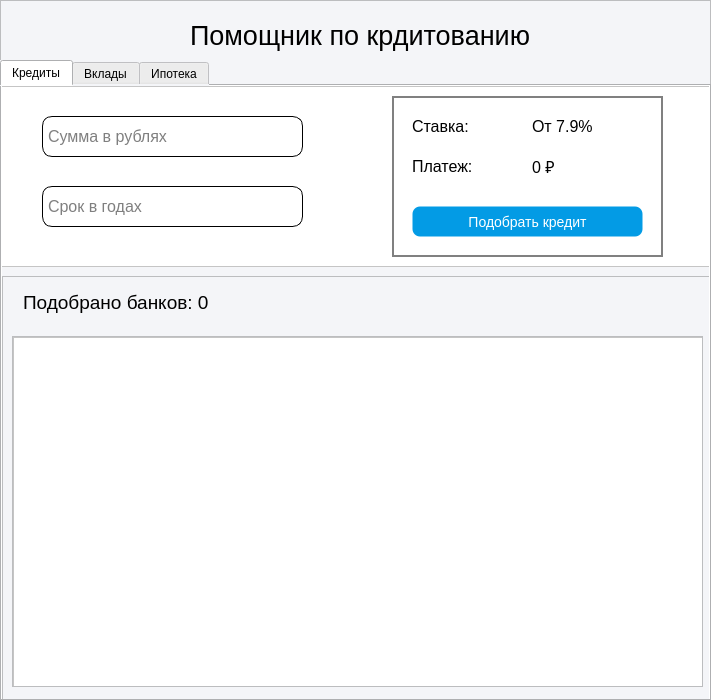
<?xml version="1.0" encoding="UTF-8"?>
<ui version="4.0">
 <class>MainWindow</class>
 <widget class="QMainWindow" name="MainWindow">
  <property name="geometry">
   <rect>
    <x>0</x>
    <y>0</y>
    <width>711</width>
    <height>700</height>
   </rect>
  </property>
  <property name="maximumSize">
   <size>
    <width>711</width>
    <height>700</height>
   </size>
  </property>
  <property name="windowTitle">
   <string>MainWindow</string>
  </property>
  <widget class="QWidget" name="centralwidget">
   <property name="minimumSize">
    <size>
     <width>711</width>
     <height>700</height>
    </size>
   </property>
   <property name="maximumSize">
    <size>
     <width>543</width>
     <height>16777215</height>
    </size>
   </property>
   <widget class="QWidget" name="gridLayoutWidget">
    <property name="geometry">
     <rect>
      <x>-1</x>
      <y>-1</y>
      <width>713</width>
      <height>551</height>
     </rect>
    </property>
    <layout class="QGridLayout" name="gridLayout"/>
   </widget>
   <widget class="QFrame" name="frame">
    <property name="geometry">
     <rect>
      <x>0</x>
      <y>0</y>
      <width>711</width>
      <height>701</height>
     </rect>
    </property>
    <property name="minimumSize">
     <size>
      <width>711</width>
      <height>543</height>
     </size>
    </property>
    <property name="autoFillBackground">
     <bool>false</bool>
    </property>
    <property name="styleSheet">
     <string notr="true">background-color: #f4f5f8;</string>
    </property>
    <property name="frameShape">
     <enum>QFrame::StyledPanel</enum>
    </property>
    <property name="frameShadow">
     <enum>QFrame::Raised</enum>
    </property>
    <widget class="QLabel" name="label">
     <property name="geometry">
      <rect>
       <x>190</x>
       <y>20</y>
       <width>341</width>
       <height>31</height>
      </rect>
     </property>
     <property name="font">
      <font>
       <family>Arial</family>
       <pointsize>20</pointsize>
      </font>
     </property>
     <property name="text">
      <string>Помощник по крдитованию</string>
     </property>
    </widget>
    <widget class="QTabWidget" name="tab_menu">
     <property name="geometry">
      <rect>
       <x>0</x>
       <y>60</y>
       <width>711</width>
       <height>641</height>
      </rect>
     </property>
     <property name="minimumSize">
      <size>
       <width>711</width>
       <height>0</height>
      </size>
     </property>
     <property name="currentIndex">
      <number>0</number>
     </property>
     <widget class="QWidget" name="tab_credit">
      <attribute name="title">
       <string>Кредиты</string>
      </attribute>
      <widget class="QFrame" name="frame_3">
       <property name="geometry">
        <rect>
         <x>-10</x>
         <y>0</y>
         <width>721</width>
         <height>181</height>
        </rect>
       </property>
       <property name="styleSheet">
        <string notr="true">background-color: white;</string>
       </property>
       <property name="frameShape">
        <enum>QFrame::StyledPanel</enum>
       </property>
       <property name="frameShadow">
        <enum>QFrame::Raised</enum>
       </property>
       <widget class="QLineEdit" name="credit_sum">
        <property name="geometry">
         <rect>
          <x>50</x>
          <y>30</y>
          <width>261</width>
          <height>41</height>
         </rect>
        </property>
        <property name="font">
         <font>
          <pointsize>-1</pointsize>
         </font>
        </property>
        <property name="styleSheet">
         <string notr="true">color: black;
border: 1px solid black;
border-radius: 10px;
padding: 3px;
font-size: 16px;</string>
        </property>
        <property name="text">
         <string/>
        </property>
        <property name="alignment">
         <set>Qt::AlignLeading|Qt::AlignLeft|Qt::AlignVCenter</set>
        </property>
        <property name="placeholderText">
         <string>Сумма в рублях</string>
        </property>
       </widget>
       <widget class="QLineEdit" name="credit_year">
        <property name="geometry">
         <rect>
          <x>50</x>
          <y>100</y>
          <width>261</width>
          <height>41</height>
         </rect>
        </property>
        <property name="font">
         <font>
          <pointsize>-1</pointsize>
         </font>
        </property>
        <property name="styleSheet">
         <string notr="true">color: black;
border: 1px solid black;
border-radius: 10px;
padding: 3px;
font-size: 16px;</string>
        </property>
        <property name="text">
         <string/>
        </property>
        <property name="alignment">
         <set>Qt::AlignLeading|Qt::AlignLeft|Qt::AlignVCenter</set>
        </property>
        <property name="placeholderText">
         <string>Cрок в годах</string>
        </property>
       </widget>
       <widget class="QFrame" name="frame_5">
        <property name="geometry">
         <rect>
          <x>400</x>
          <y>10</y>
          <width>271</width>
          <height>161</height>
         </rect>
        </property>
        <property name="styleSheet">
         <string notr="true">border: 2px solid grey;</string>
        </property>
        <property name="frameShape">
         <enum>QFrame::StyledPanel</enum>
        </property>
        <property name="frameShadow">
         <enum>QFrame::Raised</enum>
        </property>
        <widget class="QLabel" name="label_2">
         <property name="geometry">
          <rect>
           <x>20</x>
           <y>20</y>
           <width>61</width>
           <height>21</height>
          </rect>
         </property>
         <property name="styleSheet">
          <string notr="true">border:none;
font-size: 16px;</string>
         </property>
         <property name="text">
          <string>Ставка:</string>
         </property>
        </widget>
        <widget class="QLabel" name="label_3">
         <property name="geometry">
          <rect>
           <x>140</x>
           <y>20</y>
           <width>71</width>
           <height>21</height>
          </rect>
         </property>
         <property name="styleSheet">
          <string notr="true">border:none;
font-size: 16px;</string>
         </property>
         <property name="text">
          <string>От 7.9%</string>
         </property>
        </widget>
        <widget class="QLabel" name="label_4">
         <property name="geometry">
          <rect>
           <x>20</x>
           <y>60</y>
           <width>71</width>
           <height>21</height>
          </rect>
         </property>
         <property name="styleSheet">
          <string notr="true">border:none;
font-size: 16px;</string>
         </property>
         <property name="text">
          <string>Платеж:</string>
         </property>
        </widget>
        <widget class="QLabel" name="credit_payment">
         <property name="geometry">
          <rect>
           <x>140</x>
           <y>60</y>
           <width>121</width>
           <height>21</height>
          </rect>
         </property>
         <property name="styleSheet">
          <string notr="true">border:none;
font-size: 16px;</string>
         </property>
         <property name="text">
          <string>0 ₽</string>
         </property>
        </widget>
        <widget class="QPushButton" name="btn_credit">
         <property name="geometry">
          <rect>
           <x>20</x>
           <y>110</y>
           <width>231</width>
           <height>31</height>
          </rect>
         </property>
         <property name="styleSheet">
          <string notr="true">border: 1px solid transparent;
background-color: rgb(3, 155, 229);
border-radius: 8px;
color: white;
font-size: 14px;

</string>
         </property>
         <property name="text">
          <string>Подобрать кредит</string>
         </property>
        </widget>
       </widget>
      </widget>
      <widget class="QFrame" name="frame_2">
       <property name="geometry">
        <rect>
         <x>0</x>
         <y>190</y>
         <width>711</width>
         <height>431</height>
        </rect>
       </property>
       <property name="frameShape">
        <enum>QFrame::StyledPanel</enum>
       </property>
       <property name="frameShadow">
        <enum>QFrame::Raised</enum>
       </property>
       <widget class="QLabel" name="credit_banks">
        <property name="geometry">
         <rect>
          <x>21</x>
          <y>11</y>
          <width>231</width>
          <height>31</height>
         </rect>
        </property>
        <property name="font">
         <font>
          <family>Arial</family>
          <pointsize>14</pointsize>
         </font>
        </property>
        <property name="text">
         <string>Подобрано банков: 0</string>
        </property>
       </widget>
       <widget class="QWidget" name="verticalLayoutWidget_3">
        <property name="geometry">
         <rect>
          <x>10</x>
          <y>60</y>
          <width>691</width>
          <height>351</height>
         </rect>
        </property>
        <layout class="QVBoxLayout" name="scroll_widget_3">
         <item>
          <widget class="QScrollArea" name="scrollArea_3">
           <property name="widgetResizable">
            <bool>true</bool>
           </property>
           <widget class="QWidget" name="scrollAreaWidgetContents_3">
            <property name="geometry">
             <rect>
              <x>0</x>
              <y>0</y>
              <width>687</width>
              <height>347</height>
             </rect>
            </property>
            <widget class="QFrame" name="frame_31">
             <property name="geometry">
              <rect>
               <x>0</x>
               <y>0</y>
               <width>691</width>
               <height>351</height>
              </rect>
             </property>
             <property name="styleSheet">
              <string notr="true">background-color: white;</string>
             </property>
             <property name="frameShape">
              <enum>QFrame::StyledPanel</enum>
             </property>
             <property name="frameShadow">
              <enum>QFrame::Raised</enum>
             </property>
            </widget>
           </widget>
          </widget>
         </item>
        </layout>
       </widget>
      </widget>
     </widget>
     <widget class="QWidget" name="tab_deposit">
      <attribute name="title">
       <string>Вклады</string>
      </attribute>
      <widget class="QFrame" name="frame_4">
       <property name="geometry">
        <rect>
         <x>-10</x>
         <y>0</y>
         <width>721</width>
         <height>201</height>
        </rect>
       </property>
       <property name="styleSheet">
        <string notr="true">background-color: white;</string>
       </property>
       <property name="frameShape">
        <enum>QFrame::StyledPanel</enum>
       </property>
       <property name="frameShadow">
        <enum>QFrame::Raised</enum>
       </property>
       <widget class="QLineEdit" name="deposit_sum">
        <property name="geometry">
         <rect>
          <x>50</x>
          <y>30</y>
          <width>261</width>
          <height>41</height>
         </rect>
        </property>
        <property name="font">
         <font>
          <pointsize>-1</pointsize>
         </font>
        </property>
        <property name="styleSheet">
         <string notr="true">color: black;
border: 1px solid black;
border-radius: 10px;
padding: 3px;
font-size: 16px;</string>
        </property>
        <property name="text">
         <string/>
        </property>
        <property name="alignment">
         <set>Qt::AlignLeading|Qt::AlignLeft|Qt::AlignVCenter</set>
        </property>
        <property name="placeholderText">
         <string>Сумма в рублях</string>
        </property>
       </widget>
       <widget class="QLineEdit" name="deposit_year">
        <property name="geometry">
         <rect>
          <x>50</x>
          <y>100</y>
          <width>261</width>
          <height>41</height>
         </rect>
        </property>
        <property name="font">
         <font>
          <pointsize>-1</pointsize>
         </font>
        </property>
        <property name="styleSheet">
         <string notr="true">color: black;
border: 1px solid black;
border-radius: 10px;
padding: 3px;
font-size: 16px;</string>
        </property>
        <property name="text">
         <string/>
        </property>
        <property name="alignment">
         <set>Qt::AlignLeading|Qt::AlignLeft|Qt::AlignVCenter</set>
        </property>
        <property name="placeholderText">
         <string>Cрок в месяцах</string>
        </property>
       </widget>
       <widget class="QFrame" name="frame_6">
        <property name="geometry">
         <rect>
          <x>400</x>
          <y>10</y>
          <width>271</width>
          <height>161</height>
         </rect>
        </property>
        <property name="styleSheet">
         <string notr="true">border: 2px solid grey;</string>
        </property>
        <property name="frameShape">
         <enum>QFrame::StyledPanel</enum>
        </property>
        <property name="frameShadow">
         <enum>QFrame::Raised</enum>
        </property>
        <widget class="QLabel" name="label_6">
         <property name="geometry">
          <rect>
           <x>20</x>
           <y>20</y>
           <width>61</width>
           <height>21</height>
          </rect>
         </property>
         <property name="styleSheet">
          <string notr="true">border:none;
font-size: 16px;</string>
         </property>
         <property name="text">
          <string>Ставка:</string>
         </property>
        </widget>
        <widget class="QLabel" name="label_7">
         <property name="geometry">
          <rect>
           <x>140</x>
           <y>20</y>
           <width>71</width>
           <height>21</height>
          </rect>
         </property>
         <property name="styleSheet">
          <string notr="true">border:none;
font-size: 16px;</string>
         </property>
         <property name="text">
          <string>До 10%</string>
         </property>
        </widget>
        <widget class="QLabel" name="label_8">
         <property name="geometry">
          <rect>
           <x>20</x>
           <y>60</y>
           <width>51</width>
           <height>21</height>
          </rect>
         </property>
         <property name="styleSheet">
          <string notr="true">border:none;
font-size: 16px;</string>
         </property>
         <property name="text">
          <string>Доход:</string>
         </property>
        </widget>
        <widget class="QLabel" name="deposit_payment">
         <property name="geometry">
          <rect>
           <x>140</x>
           <y>60</y>
           <width>121</width>
           <height>21</height>
          </rect>
         </property>
         <property name="styleSheet">
          <string notr="true">border:none;
font-size: 16px;</string>
         </property>
         <property name="text">
          <string>0 ₽</string>
         </property>
        </widget>
        <widget class="QPushButton" name="btn_deposit">
         <property name="geometry">
          <rect>
           <x>20</x>
           <y>110</y>
           <width>231</width>
           <height>31</height>
          </rect>
         </property>
         <property name="autoFillBackground">
          <bool>false</bool>
         </property>
         <property name="styleSheet">
          <string notr="true">border: 1px solid transparent;
background-color: rgb(3, 155, 229);
border-radius: 8px;
color: white;
font-size: 14px;

</string>
         </property>
         <property name="text">
          <string>Подобрать вклад</string>
         </property>
        </widget>
       </widget>
      </widget>
      <widget class="QFrame" name="frame_27">
       <property name="geometry">
        <rect>
         <x>0</x>
         <y>190</y>
         <width>711</width>
         <height>431</height>
        </rect>
       </property>
       <property name="frameShape">
        <enum>QFrame::StyledPanel</enum>
       </property>
       <property name="frameShadow">
        <enum>QFrame::Raised</enum>
       </property>
       <widget class="QLabel" name="deposit_banks">
        <property name="geometry">
         <rect>
          <x>11</x>
          <y>31</y>
          <width>241</width>
          <height>31</height>
         </rect>
        </property>
        <property name="font">
         <font>
          <family>Arial</family>
          <pointsize>14</pointsize>
         </font>
        </property>
        <property name="text">
         <string>Подобрано банков: 0</string>
        </property>
       </widget>
       <widget class="QWidget" name="verticalLayoutWidget_2">
        <property name="geometry">
         <rect>
          <x>10</x>
          <y>70</y>
          <width>691</width>
          <height>341</height>
         </rect>
        </property>
        <layout class="QVBoxLayout" name="scroll_widget_2">
         <item>
          <widget class="QScrollArea" name="scrollArea_2">
           <property name="widgetResizable">
            <bool>true</bool>
           </property>
           <widget class="QWidget" name="scrollAreaWidgetContents_2">
            <property name="geometry">
             <rect>
              <x>0</x>
              <y>0</y>
              <width>687</width>
              <height>337</height>
             </rect>
            </property>
            <widget class="QFrame" name="frame_30">
             <property name="geometry">
              <rect>
               <x>-1</x>
               <y>-1</y>
               <width>691</width>
               <height>341</height>
              </rect>
             </property>
             <property name="styleSheet">
              <string notr="true">background-color: white;</string>
             </property>
             <property name="frameShape">
              <enum>QFrame::StyledPanel</enum>
             </property>
             <property name="frameShadow">
              <enum>QFrame::Raised</enum>
             </property>
            </widget>
           </widget>
          </widget>
         </item>
        </layout>
       </widget>
      </widget>
     </widget>
     <widget class="QWidget" name="mortgage">
      <attribute name="title">
       <string>Ипотека</string>
      </attribute>
      <widget class="QFrame" name="frame_7">
       <property name="geometry">
        <rect>
         <x>0</x>
         <y>0</y>
         <width>701</width>
         <height>251</height>
        </rect>
       </property>
       <property name="styleSheet">
        <string notr="true">background-color: white;</string>
       </property>
       <property name="frameShape">
        <enum>QFrame::StyledPanel</enum>
       </property>
       <property name="frameShadow">
        <enum>QFrame::Raised</enum>
       </property>
       <widget class="QLineEdit" name="mortgage_sum">
        <property name="geometry">
         <rect>
          <x>50</x>
          <y>30</y>
          <width>261</width>
          <height>41</height>
         </rect>
        </property>
        <property name="font">
         <font>
          <pointsize>-1</pointsize>
         </font>
        </property>
        <property name="styleSheet">
         <string notr="true">color: black;
border: 1px solid black;
border-radius: 10px;
padding: 3px;
font-size: 16px;</string>
        </property>
        <property name="text">
         <string/>
        </property>
        <property name="alignment">
         <set>Qt::AlignLeading|Qt::AlignLeft|Qt::AlignVCenter</set>
        </property>
        <property name="placeholderText">
         <string>Сумма в рублях</string>
        </property>
       </widget>
       <widget class="QLineEdit" name="mortgage_year">
        <property name="geometry">
         <rect>
          <x>50</x>
          <y>100</y>
          <width>261</width>
          <height>41</height>
         </rect>
        </property>
        <property name="font">
         <font>
          <pointsize>-1</pointsize>
         </font>
        </property>
        <property name="styleSheet">
         <string notr="true">color: black;
border: 1px solid black;
border-radius: 10px;
padding: 3px;
font-size: 16px;</string>
        </property>
        <property name="text">
         <string/>
        </property>
        <property name="alignment">
         <set>Qt::AlignLeading|Qt::AlignLeft|Qt::AlignVCenter</set>
        </property>
        <property name="placeholderText">
         <string>Cрок в годах</string>
        </property>
       </widget>
       <widget class="QFrame" name="frame_8">
        <property name="geometry">
         <rect>
          <x>380</x>
          <y>30</y>
          <width>301</width>
          <height>191</height>
         </rect>
        </property>
        <property name="styleSheet">
         <string notr="true">border: 2px solid grey;</string>
        </property>
        <property name="frameShape">
         <enum>QFrame::StyledPanel</enum>
        </property>
        <property name="frameShadow">
         <enum>QFrame::Raised</enum>
        </property>
        <widget class="QLabel" name="label_10">
         <property name="geometry">
          <rect>
           <x>20</x>
           <y>20</y>
           <width>61</width>
           <height>21</height>
          </rect>
         </property>
         <property name="styleSheet">
          <string notr="true">border:none;
font-size: 16px;</string>
         </property>
         <property name="text">
          <string>Ставка:</string>
         </property>
        </widget>
        <widget class="QLabel" name="label_11">
         <property name="geometry">
          <rect>
           <x>170</x>
           <y>20</y>
           <width>71</width>
           <height>21</height>
          </rect>
         </property>
         <property name="styleSheet">
          <string notr="true">border:none;
font-size: 16px;</string>
         </property>
         <property name="text">
          <string>От 4.5%</string>
         </property>
        </widget>
        <widget class="QLabel" name="label_12">
         <property name="geometry">
          <rect>
           <x>20</x>
           <y>100</y>
           <width>71</width>
           <height>21</height>
          </rect>
         </property>
         <property name="styleSheet">
          <string notr="true">border:none;
font-size: 16px;</string>
         </property>
         <property name="text">
          <string>Платеж:</string>
         </property>
        </widget>
        <widget class="QLabel" name="label_13">
         <property name="geometry">
          <rect>
           <x>180</x>
           <y>100</y>
           <width>111</width>
           <height>21</height>
          </rect>
         </property>
         <property name="styleSheet">
          <string notr="true">border:none;
font-size: 16px;</string>
         </property>
         <property name="text">
          <string>0 ₽</string>
         </property>
        </widget>
        <widget class="QPushButton" name="btn_mortgage">
         <property name="geometry">
          <rect>
           <x>40</x>
           <y>140</y>
           <width>231</width>
           <height>31</height>
          </rect>
         </property>
         <property name="styleSheet">
          <string notr="true">border: 1px solid transparent;
background-color: rgb(3, 155, 229);
border-radius: 8px;
color: white;
font-size: 14px;

</string>
         </property>
         <property name="text">
          <string>Подобрать ипотеку</string>
         </property>
        </widget>
        <widget class="QLabel" name="label_53">
         <property name="geometry">
          <rect>
           <x>20</x>
           <y>60</y>
           <width>121</width>
           <height>21</height>
          </rect>
         </property>
         <property name="styleSheet">
          <string notr="true">border:none;
font-size: 16px;</string>
         </property>
         <property name="text">
          <string>Сумма кредита:</string>
         </property>
        </widget>
        <widget class="QLabel" name="mortgage_sumKredita">
         <property name="geometry">
          <rect>
           <x>170</x>
           <y>60</y>
           <width>121</width>
           <height>21</height>
          </rect>
         </property>
         <property name="styleSheet">
          <string notr="true">border:none;
font-size: 16px;</string>
         </property>
         <property name="text">
          <string>10000000 ₽</string>
         </property>
        </widget>
       </widget>
       <widget class="QLineEdit" name="mortgage_vznos">
        <property name="geometry">
         <rect>
          <x>50</x>
          <y>170</y>
          <width>261</width>
          <height>41</height>
         </rect>
        </property>
        <property name="font">
         <font>
          <pointsize>-1</pointsize>
         </font>
        </property>
        <property name="styleSheet">
         <string notr="true">color: black;
border: 1px solid black;
border-radius: 10px;
padding: 3px;
font-size: 16px;</string>
        </property>
        <property name="text">
         <string/>
        </property>
        <property name="alignment">
         <set>Qt::AlignLeading|Qt::AlignLeft|Qt::AlignVCenter</set>
        </property>
        <property name="placeholderText">
         <string>Первоначальный взнос в рублях</string>
        </property>
       </widget>
      </widget>
      <widget class="QFrame" name="frame_28">
       <property name="geometry">
        <rect>
         <x>0</x>
         <y>250</y>
         <width>711</width>
         <height>371</height>
        </rect>
       </property>
       <property name="frameShape">
        <enum>QFrame::StyledPanel</enum>
       </property>
       <property name="frameShadow">
        <enum>QFrame::Raised</enum>
       </property>
       <widget class="QLabel" name="mortgage_banks">
        <property name="geometry">
         <rect>
          <x>10</x>
          <y>30</y>
          <width>241</width>
          <height>31</height>
         </rect>
        </property>
        <property name="font">
         <font>
          <family>Arial</family>
          <pointsize>14</pointsize>
         </font>
        </property>
        <property name="text">
         <string>Подобрано банков: 0</string>
        </property>
       </widget>
       <widget class="QWidget" name="verticalLayoutWidget">
        <property name="geometry">
         <rect>
          <x>10</x>
          <y>70</y>
          <width>691</width>
          <height>291</height>
         </rect>
        </property>
        <layout class="QVBoxLayout" name="scroll_widget">
         <item>
          <widget class="QScrollArea" name="scrollArea">
           <property name="widgetResizable">
            <bool>true</bool>
           </property>
           <widget class="QWidget" name="scrollAreaWidgetContents">
            <property name="geometry">
             <rect>
              <x>0</x>
              <y>0</y>
              <width>687</width>
              <height>287</height>
             </rect>
            </property>
            <widget class="QFrame" name="frame_29">
             <property name="geometry">
              <rect>
               <x>0</x>
               <y>0</y>
               <width>691</width>
               <height>291</height>
              </rect>
             </property>
             <property name="styleSheet">
              <string notr="true">background-color: white;</string>
             </property>
             <property name="frameShape">
              <enum>QFrame::StyledPanel</enum>
             </property>
             <property name="frameShadow">
              <enum>QFrame::Raised</enum>
             </property>
            </widget>
           </widget>
          </widget>
         </item>
        </layout>
       </widget>
      </widget>
     </widget>
    </widget>
   </widget>
  </widget>
 </widget>
 <resources/>
 <connections/>
</ui>
